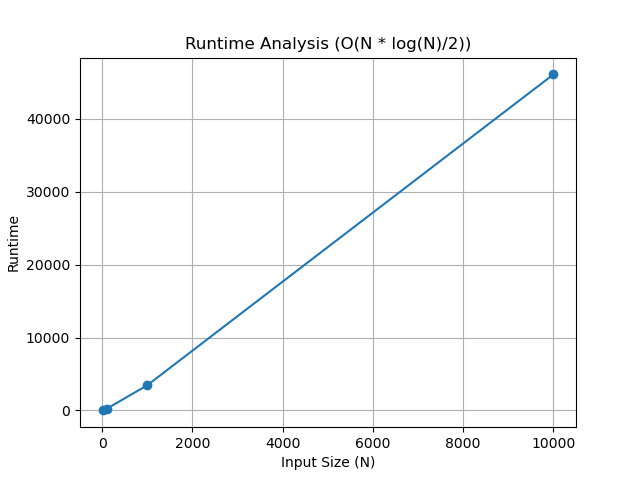

This figure's Python source:
import matplotlib.pyplot as plt
import numpy as np

# Define a range of input sizes (N)
N_values = [10, 100, 1000, 10000]

# Calculate the corresponding runtimes
runtimes = [N * (np.log(N) / 2) for N in N_values]

# Create the graph
plt.plot(N_values, runtimes, marker='o', linestyle='-')
plt.xlabel('Input Size (N)')
plt.ylabel('Runtime')
plt.title('Runtime Analysis (O(N * log(N)/2))')
plt.grid(True)
plt.savefig("t1.png")


